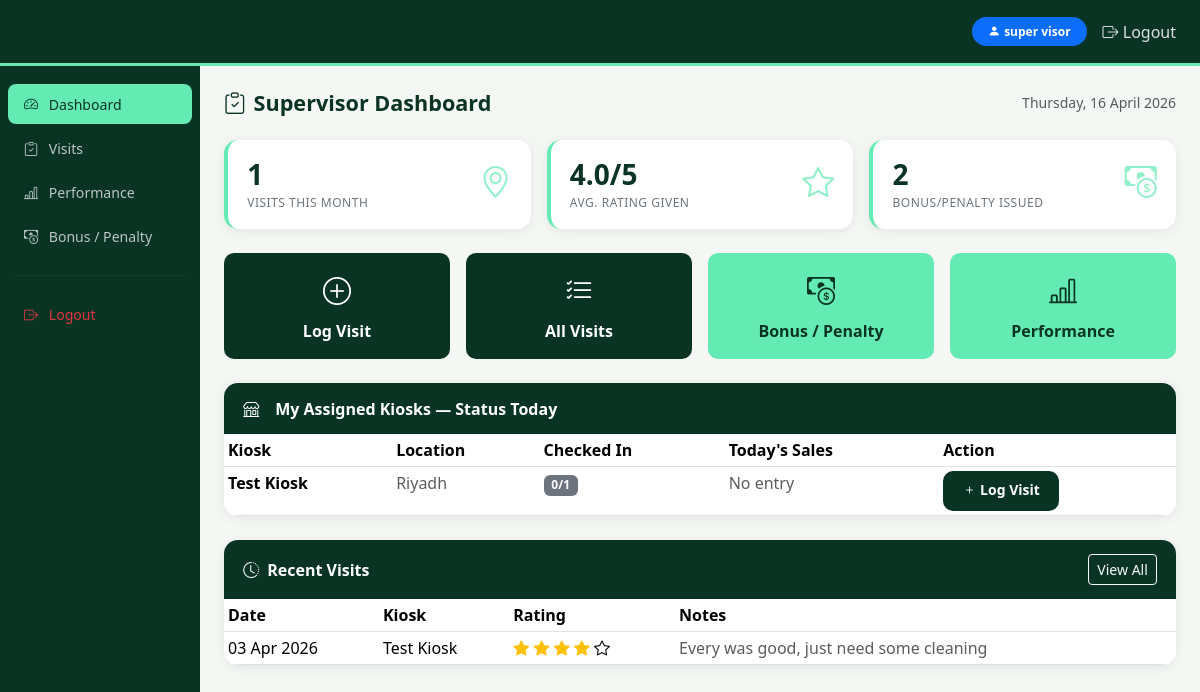
Page /supervisor/ (signed in) on the earlier database version.
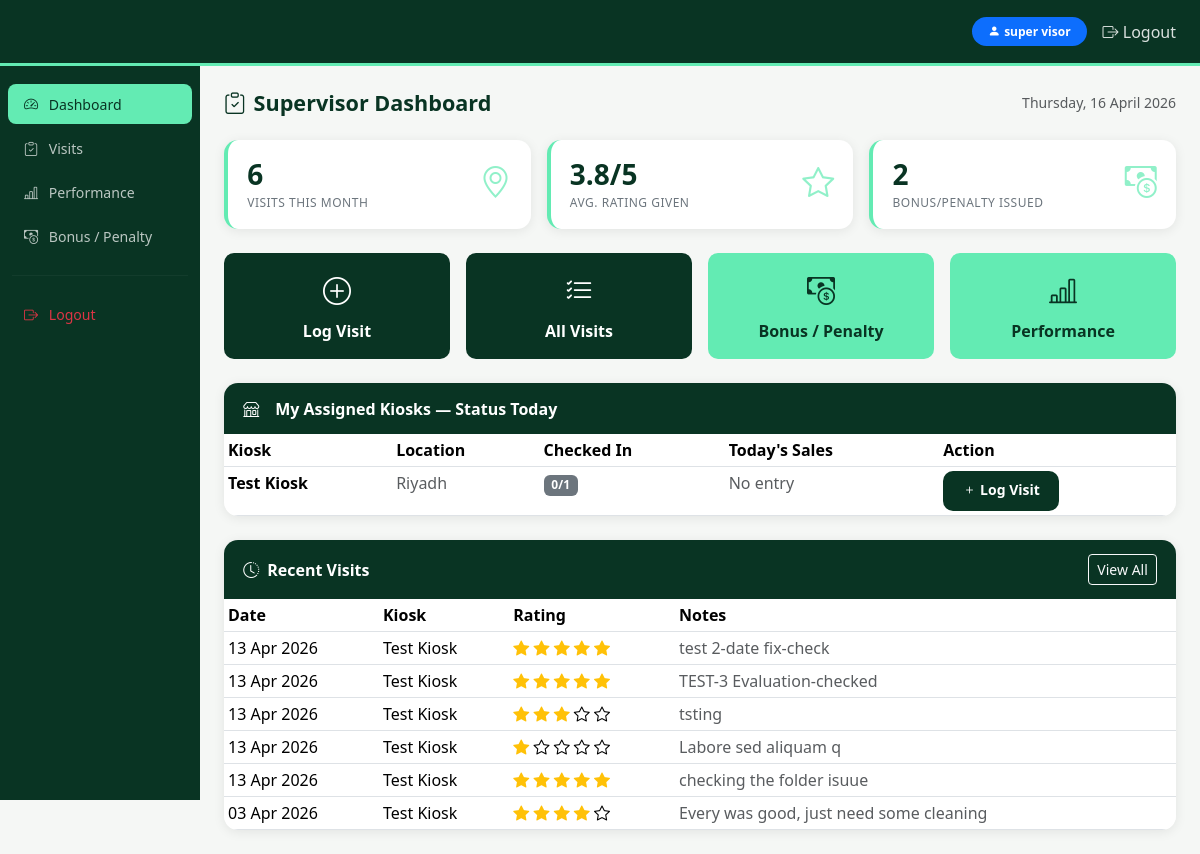
Same page on the later database version.
### kiosks/models.py (models this page shows, shortened)
class Kiosk(models.Model):
    name = models.CharField(max_length=100)
    location = models.CharField(max_length=200)
    address = models.TextField(blank=True)
    is_active = models.BooleanField(default=True)
    created_at = models.DateTimeField(auto_now_add=True)
    class Meta:
        ordering = ['name']

### supervisor/models.py (models this page shows, shortened)
class SupervisorVisit(models.Model):
    supervisor = models.ForeignKey(
        settings.AUTH_USER_MODEL,
        on_delete=models.CASCADE,
        related_name='visits',
    )
    kiosk = models.ForeignKey(
        'kiosks.Kiosk',
        on_delete=models.CASCADE,
        related_name='supervisor_visits',
    )
    date = models.DateField()
    rating = models.PositiveSmallIntegerField(
        validators=[MinValueValidator(1), MaxValueValidator(5)]
    )
    notes = models.TextField(blank=True)
    attendance_rating = models.PositiveSmallIntegerField(
        null=True, blank=True, validators=EVAL_RATING_VALIDATORS)
    attendance_photo = models.ImageField(
        upload_to=visit_photo_path, null=True, blank=True)
    cleanliness_rating = models.PositiveSmallIntegerField(
        null=True, blank=True, validators=EVAL_RATING_VALIDATORS)
    cleanliness_photo = models.ImageField(
        upload_to=visit_photo_path, null=True, blank=True)
    device_care_rating = models.PositiveSmallIntegerField(
        null=True, blank=True, validators=EVAL_RATING_VALIDATORS)
    device_care_photo = models.ImageField(
        upload_to=visit_photo_path, null=True, blank=True)
    customer_service_rating = models.PositiveSmallIntegerField(
        null=True, blank=True, validators=EVAL_RATING_VALIDATORS)
    customer_service_photo = models.ImageField(
        upload_to=visit_photo_path, null=True, blank=True)
    marketing_rating = models.PositiveSmallIntegerField(
        null=True, blank=True, validators=EVAL_RATING_VALIDATORS)
    marketing_photo = models.ImageField(
        upload_to=visit_photo_path, null=True, blank=True)
    created_at = models.DateTimeField(auto_now_add=True)
    class Meta:
        ordering = ['-date']

### supervisor/views.py (the view)
# urls.py: path('', views.dashboard, name='dashboard'),
@login_required
@supervisor_required
def dashboard(request):
    today = timezone.localdate()
    this_month_start = today.replace(day=1)
    visits_this_month = SupervisorVisit.objects.filter(
        supervisor=request.user,
        date__gte=this_month_start,
    )
    avg_rating = visits_this_month.aggregate(avg=Avg('rating'))['avg']
    bp_this_month = BonusPenalty.objects.filter(
        issued_by=request.user,
        date__gte=this_month_start,
    ).count()
    recent_visits = SupervisorVisit.objects.filter(
        supervisor=request.user
    ).select_related('kiosk')[:10]
    kiosks = request.user.assigned_kiosks.filter(is_active=True).prefetch_related('employees')
    kiosk_status = []
    for kiosk in kiosks:
        employees = kiosk.employees.filter(role='employee')
        checked_in = Attendance.objects.filter(
            kiosk=kiosk, date=today, check_in_time__isnull=False
        ).count()
        sale = Sale.objects.filter(kiosk=kiosk, date=today).first()
        kiosk_status.append({
            'kiosk': kiosk,
            'total_employees': employees.count(),
            'checked_in': checked_in,
            'sale': sale,
        })
    return render(request, 'supervisor/dashboard.html', {
        'today': today,
        'visits_count': visits_this_month.count(),
        'avg_rating': round(avg_rating, 1) if avg_rating else None,
        'bp_count': bp_this_month,
        'recent_visits': recent_visits,
        'kiosk_status': kiosk_status,
    })

### accounts/models.py (called while the page is built)
    @property
    def is_owner(self):
        return self.role == self.Role.OWNER

    @property
    def is_supervisor(self):
        return self.role == self.Role.SUPERVISOR

### templates/supervisor/dashboard.html (shortened to what the changed rows need)
{% extends 'base.html' %}
{% block content %}
<div class="row g-3 mb-4">
  <div class="col-6 col-md-4">
    <div class="stat-card">
      <div class="d-flex justify-content-between align-items-start">
        <div>
          <div class="stat-value">{{ visits_count }}</div>
          <div class="stat-label">Visits This Month</div>
        </div>
      </div>
    </div>
  </div>
  <div class="col-6 col-md-4">
    <div class="stat-card">
      <div class="d-flex justify-content-between align-items-start">
        <div>
          <div class="stat-value">{% if avg_rating %}{{ avg_rating }}/5{% else %}—{% endif %}</div>
          <div class="stat-label">Avg. Rating Given</div>
        </div>
      </div>
    </div>
  </div>
</div>
<div class="card card-wt mb-4">
  <div class="card-body p-0">
    {% if kiosk_status %}
    <div class="table-responsive">
      <table class="table table-sm table-hover mb-0">
        <thead class="table-wt">
          <tr>
            <th>Kiosk</th>
            <th class="d-table-md-none">Location</th>
            <th>Checked In</th>
            <th class="d-table-sm-none">Today's Sales</th>
            <th>Action</th>
          </tr>
        </thead>
        <tbody>
          {% for ks in kiosk_status %}
          <tr>
            <td>
              <strong>{{ ks.kiosk.name }}</strong>
            </td>
            <td class="text-muted d-table-md-none">{{ ks.kiosk.location }}</td>
            <td>
              <span class="badge {% if ks.checked_in > 0 %}bg-success{% else %}bg-secondary{% endif %}">
                {{ ks.checked_in }}/{{ ks.total_employees }}
              </span>
            </td>
            <td class="d-table-sm-none">
              {% if ks.sale %}
                <span class="fw-semibold" style="color:var(--wt-dark);">{{ ks.sale.total }} RM</span>
              {% else %}
                <span class="text-muted">No entry</span>
              {% endif %}
            </td>
            <td>
              <a href="{% url 'supervisor:log_visit' %}?kiosk={{ ks.kiosk.id }}" class="btn btn-sm btn-wt">
                <i class="bi bi-plus"></i><span class="d-none d-md-inline"> Log Visit</span>
              </a>
            </td>
          </tr>
          {% endfor %}
        </tbody>
      </table>
    </div>
    {% else %}
    <p class="text-muted text-center py-4">No active kiosks found.</p>
    {% endif %}
  </div>
</div>
<div class="card card-wt">
  <div class="card-body p-0">
    {% if recent_visits %}
    <div class="table-responsive">
      <table class="table table-sm table-hover mb-0">
        <thead class="table-wt">
          <tr>
            <th>Date</th>
            <th>Kiosk</th>
            <th>Rating</th>
            <th class="d-table-md-none">Notes</th>
          </tr>
        </thead>
        <tbody>
          {% for v in recent_visits %}
          <tr>
            <td>{{ v.date|date:"d M Y" }}</td>
            <td>{{ v.kiosk.name }}</td>
            <td>
              {% for i in "12345" %}
                <i class="bi bi-star{% if forloop.counter <= v.rating %}-fill text-warning{% endif %}"></i>
              {% endfor %}
            </td>
            <td class="text-muted d-table-md-none">{{ v.notes|truncatechars:50|default:"—" }}</td>
          </tr>
          {% endfor %}
        </tbody>
      </table>
    </div>
    {% else %}
    <p class="text-muted text-center py-4">No visits logged yet.</p>
    {% endif %}
  </div>
</div>
{% endblock %}

Differences in the rows shown:
added SupervisorVisit: date "13 Apr 2026", kiosk.name "Test Kiosk", rating 5 (drawn), notes "test 2-date fix-check"
added SupervisorVisit: date "13 Apr 2026", kiosk.name "Test Kiosk", rating 5 (drawn), notes "TEST-3 Evaluation-checked"
added SupervisorVisit: date "13 Apr 2026", kiosk.name "Test Kiosk", rating 3 (drawn), notes "tsting"
added SupervisorVisit: date "13 Apr 2026", kiosk.name "Test Kiosk", rating 1 (drawn), notes "Labore sed aliquam q"
added SupervisorVisit: date "13 Apr 2026", kiosk.name "Test Kiosk", rating 5 (drawn), notes "checking the folder isuue"
Other differences:
{{ visits_count }}: "1" → "6"
{{ avg_rating }}: "4.0" → "3.8"
